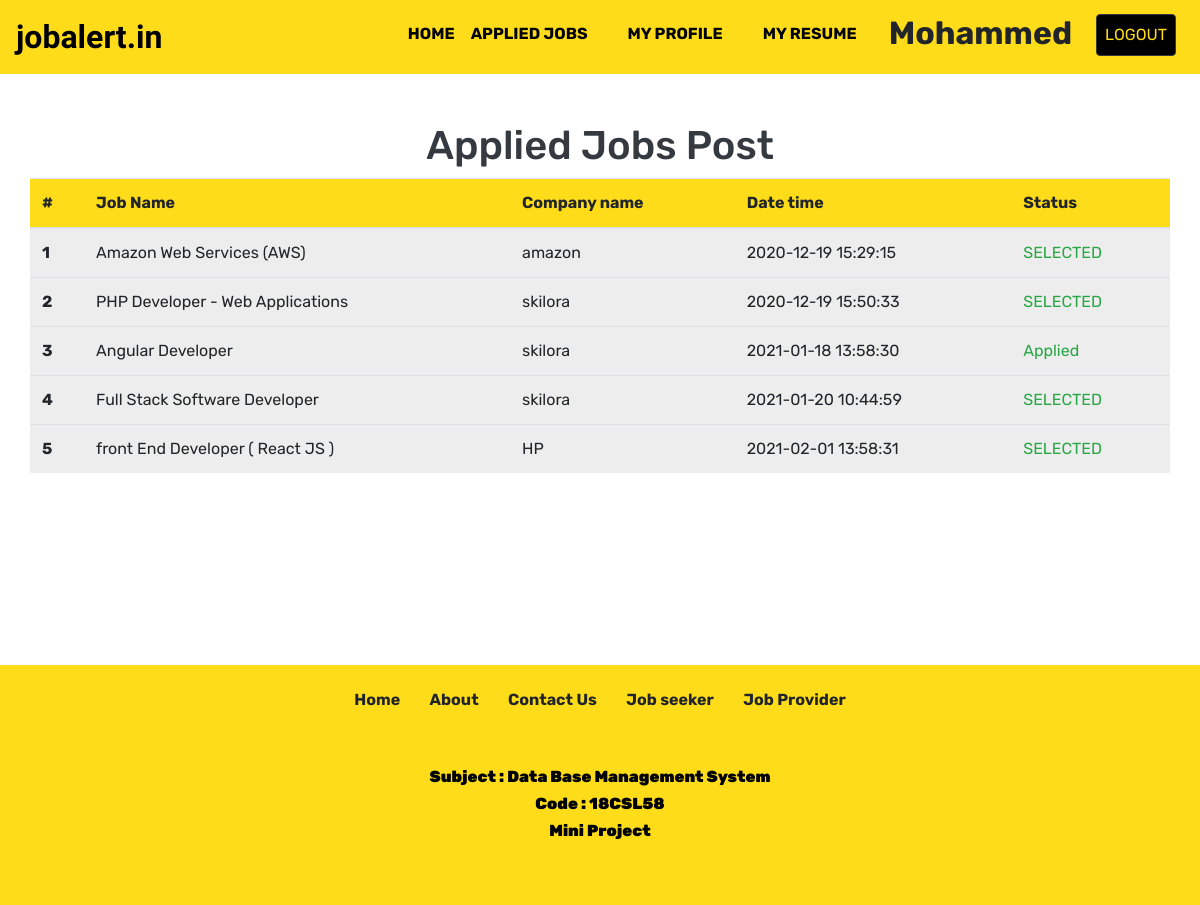
The app's page /user/user_applied_job.php (signed in) with its own data.
### tables this page shows
CREATE TABLE `users_applied_job_db` (
  `user_applied_job_id` int(11) NOT NULL,
  `user_id` int(11) NOT NULL,
  `comp_id` int(11) NOT NULL,
  `job_id` int(11) NOT NULL,
  `job_name` varchar(255) NOT NULL,
  `comp_name` varchar(255) NOT NULL,
  `status` varchar(255) NOT NULL DEFAULT 'Applied',
  `datetime` datetime NOT NULL
);

### user/user_applied_job.php (the view, shortened to what this page needs)
<!DOCTYPE html>
<html lang="en">
<head>
    <link rel="stylesheet" href="https://cdn.jsdelivr.net/npm/bootstrap@4.5.3/dist/css/bootstrap.min.css"
>
    <link rel="stylesheet" href="/jobalert.in/user/style.css">
</head>
<body>
    <?php
      include '_dbconnect.php';
    ?>
    <?php
    include("user_login_navbar.php");
    ?>
    <div class="container-fluid mt-4 pt-4" style="margin-bottom:12rem;">
        <div class="container-fluid">
            <table class="table table-responsive-sm  table-responsive-md ">
                <thead class="thead">
                    <h1 class="text-dark text-center">Applied Jobs Post</h1>
                    <tr>
                        <th scope="col">#</th>
                        <th scope="col">Job Name</th>
                        <th scope="col">Company name</th>
                        <th scope="col">Date time</th>
                        <th scope="col">Status</th>
                    </tr>
                </thead>
                <tbody>
                    <?php
                    $user_id=$_SESSION['user_id'];
                    $sql = "SELECT * FROM `users_applied_job_db` WHERE user_id='$user_id'";
                    $result = mysqli_query($conn ,$sql);
                    $count=0;
                    while($row = mysqli_fetch_assoc($result)){
                          $job_name=$row['job_name'];
                          $comp_name=$row['comp_name'];
                          $status=$row['status'];
                          $job_datetime=$row['datetime'];
                          $count++;
                          echo'<tr>
                            <th scope="row">'.$count.'</th>
                            <td>'.$job_name.'</td>
                            <td>'.$comp_name.'</td>
                            <td>'.$job_datetime.'</td>
                            <td class="text-success">'.$status.'</td>
                          </tr>';
                      }
                    ?>
                </tbody>
            </table>
        </div>
    </div>
    <div>
   <?php    include '../footer.php';       ?>
   </div>
</body>
</html>

### user/style.css (style rules this page uses)
* { margin: 0; padding: 0; box-sizing: border-box; }
body { font-family: 'Rubik', sans-serif !important; }
.table { background-color: #ededed; }
.thead { background-color: #fedc19 !important; }

### records on screen
users_applied_job_db: job_name "Amazon Web Services (AWS)", comp_name "amazon", datetime "2020-12-19 15:29:15", status "SELECTED"
users_applied_job_db: job_name "PHP Developer - Web Applications", comp_name "skilora", datetime "2020-12-19 15:50:33", status "SELECTED"
users_applied_job_db: job_name "Angular Developer", comp_name "skilora", datetime "2021-01-18 13:58:30", status "Applied"
users_applied_job_db: job_name "Full Stack Software Developer", comp_name "skilora", datetime "2021-01-20 10:44:59", status "SELECTED"
users_applied_job_db: job_name "front End Developer ( React JS )", comp_name "HP", datetime "2021-02-01 13:58:31", status "SELECTED"

### other values on screen
$_SESSION['user_name'] "Mohammed"
